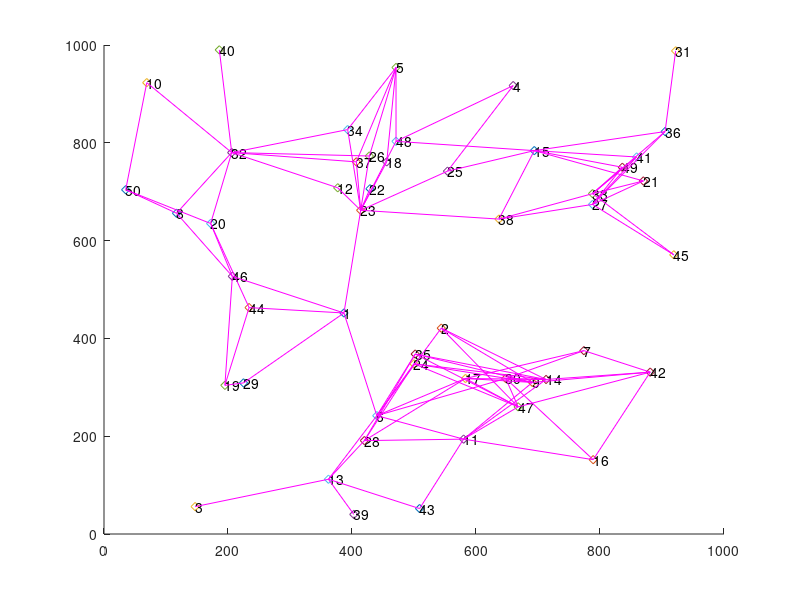

Write MATLAB code to recreate this figure.
clc;
clear all;
close all;

data = load("lab1data.txt");
x = data(:,1);
y = data(:,2);
[n,m] = size(data);
for i=1:n
    c = num2str(i);
    scatter(x(i),y(i),'d');
    text(x(i),y(i),c);
    hold on;
end

a=zeros(n);
for i=1:n
    for j=i:n
        a(i,j) = sqrt((x(i)-x(j))^2+(y(i)-y(j))^2);
    end
end

%a=a+a';
a(a==0|a>225)=inf;% 自身和超过距离阈值的节点置为inf
nb = cell(1,n);
nball = 0;
for i=1:n
    for j=i:n
        if a(i,j) ~= inf
            nb{i} = [nb{i},j];
            nb{j} = [nb{j},i];
        end  
    end
    nball = nball+size(nb{i},2); 
end
avgnball = nball/n;

rdata = zeros(1,n);% 每个结点接收到的消息条数
sent = zeros(1,n);% 已向邻居发送过数据的标识
prenode = zeros(1,n);% 前序节点，防止回传(同跳节点间依旧存在回传)
spread_target = cell(1,n);
allflag = 0;% 停止标志：所有节点都收到了消息，置1
cnt = 0;% 记录跳数
nbcom = 0;% 通信的邻居数
SN = 3;
ST = SN;% 一开始发送消息的节点

while ~allflag
    pause(0.5);
    if ~sent(ST)
        %rdata(nb{ST}) = rdata(nb{ST})+1;
        alltarget = ST;
        rdata(ST) = 1;% 避免ST节点回传,需要rdata(ST) = 1来去掉1跳的前序
        sent(ST) = 1;
    else
        alltarget = find(rdata~=0&sent~=1);
        sent(alltarget) = 1;% 标志为已发送
    end
    for i = 1:size(alltarget,2)
        sp = nb{alltarget(i)};% 扩散目标;找出邻居
        %spread_target = spread_target(spread_target~=prenode(alltarget(i)));% 在扩散目标中去除当前目标的前序节点
        sp = sp(rdata(sp)==0);% 在扩散目标中去除同级和前序的节点
        %prenode(spread_target(rdata(spread_target)==0)) = alltarget(i);% 更新扩散目标的前序节点
        spread_target{alltarget(i)} = [spread_target{alltarget(i)},sp];
    end
    
    for i = 1:size(alltarget,2)
        for j = 1:size(spread_target{alltarget(i)},2)
            sp_target = spread_target{alltarget(i)};
            rdata(sp_target(j))=rdata(sp_target(j))+1;% 发送数据
            nbcom = nbcom+size(sp_target(j),2);% 计算发送数
            plot([x(alltarget(i)),x(sp_target(j))],[y(alltarget(i)),y(sp_target(j))],'m');%画出target点到它的邻居的路径
            hold on;
        end
    end
    cnt = cnt+1;
    allflag = size(find(rdata==0),2)==0;% 最后一个收到的节点不会回传给邻居了;和v2有点小区别
end
rdata(ST) = rdata(ST)-1;% 把rdata(ST)还原成0
avgdata = sum(rdata)/n;
avgnbcom = nbcom/n;

